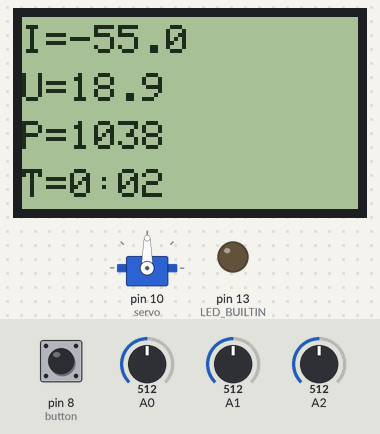
A sketch run on a simulated Arduino Uno, built with avr-gcc and run on an emulated ATmega328P. Parts: servo, 84×48 one-colour display, output pins drawn as LEDs (lit = HIGH). The inputs (shaded band) are chosen by the test bench; at power-on: pin 8 (button) HIGH, A0 = 512, A1 = 512, A2 = 512. What the sketch prints to the serial monitor is not drawn.

Above: at 2.7 s.
2.8 s: pin 8 (button) pulled LOW for 0.15 s
At 4.3 s:
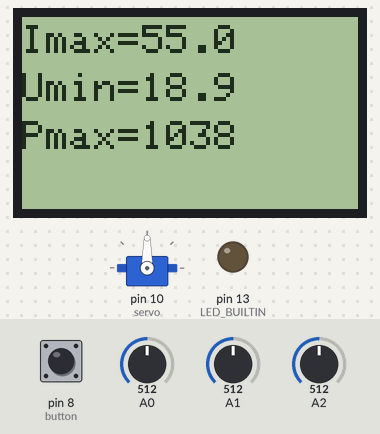
4.6 s: pin 8 (button) pulled LOW for 1 s
At 7.9 s:
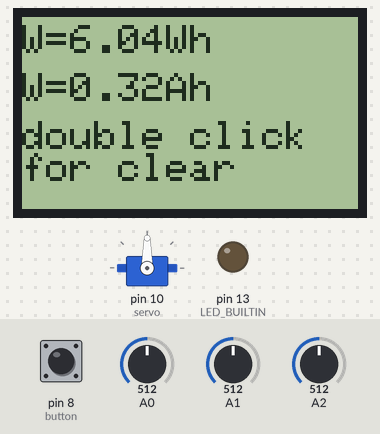
8.0 s: pin 8 (button) pulled LOW for 0.15 s
At 10.6 s:
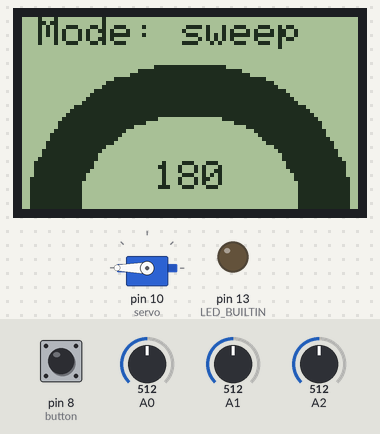
11.1 s: pin 8 (button) pulled LOW for 0.15 s
At 11.78 s:
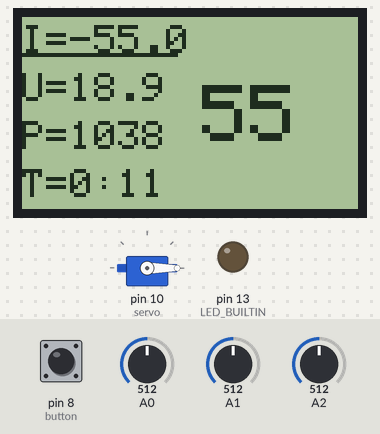
11.8 s: A0 set to 490
At 12.62 s:
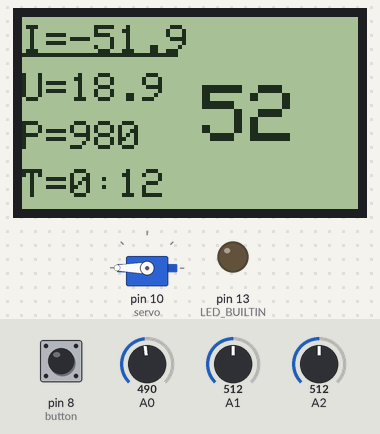
14.8 s: A1 set to 490
At 15.3 s:
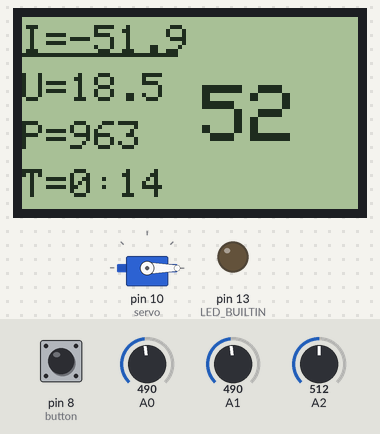
Timing chart, 0 to 17.4 s (numbered marks = the images above; inputs shaded):
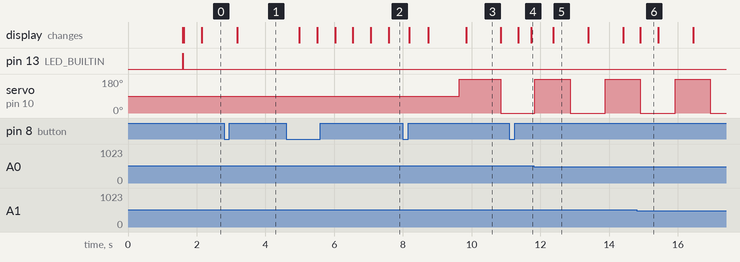

Measured:
- after the input at 2.8 s, the display: changes after 0.38 s (image 1)
- after the input at 4.6 s, the display: first changes after 0.39 s (image 2 shows a later state)
- after the input at 8.0 s, servo on pin 10 (servo): 90° → 180° after 1.6 s, → 0° 1.2 s later; the display: first changes after 0.18 s (image 3 shows a later state)
- after the input at 11.1 s, the display: first changes after 0.26 s (image 4 shows a later state)
- what the display in image 3 shows lasts 1.0 s, from 9.8 s to 10.8 s
- what the display in image 6 shows lasts 0.5 s, from 14.9 s to 15.4 s

The sketch:

PowerMeter.ino
```cpp
/*
  RC Power Meter
  wyfinger@yahoo.com, 2019

*/

#include <stdio.h>
#include <SPI.h>
#include <Servo.h>
#include <OneButton.h>
#include <Adafruit_GFX.h>
#include <Adafruit_PCD8544.h>

// Software SPI (slower updates, more flexible pin options):
// pin 7 - Serial clock out (SCLK)
// pin 6 - Serial data out (DIN)
// pin 5 - Data/Command select (D/C)
// pin 4 - LCD chip select (CS)
// pin 3 - LCD reset (RST)
Adafruit_PCD8544 display = Adafruit_PCD8544(6, 5, 4, 3, 2);
OneButton button = OneButton(8, HIGH);
Servo servo;

float valCurrent    = 0;    float valMaxCurrent = 0;   // Ampere
float valAbsCurrent = 0;
float valVoltage    = 0;    float valMinVoltage = 100; // Volts
float valPower      = 0;    float valMaxPower   = 0;   // Watts
float valAh         = 0;                               // Ampere * Hour
float valWh         = 0;                               // Watt * Hour
long  valTime       = 0;                               // mills

byte  screenNo = 0;
byte  itemNo = 0;
byte  servoMode = 0;
byte  valServo = 0;
byte  servoDir = 0;

long  stmScreenUpdate = 0;
long  stmButton = 0;
long  stmMeasure = 0;
long  stmSendData = 0;
long  stmServo = 0;

long avgCurrent[5];
long avgVoltage[5];

int val, test;

// the setup function runs once when you press reset or power the board
void setup() {
  pinMode(LED_BUILTIN, OUTPUT);
  pinMode(8, INPUT);
  digitalWrite(8, HIGH);
  pinMode(10, OUTPUT);
  pinMode(A0, INPUT);
  pinMode(A1, INPUT);
  pinMode(A2, INPUT);
  //
  servo.attach(10);
  //button.setDebounceTicks(20);
  //button.setClickTicks(50);
  //button.setPressTicks(500);
  button.attachClick(shortClick);
  button.attachDoubleClick(doubleClick);
  button.attachPress(longClick);
  //
  for (int i=0; i<sizeof(avgCurrent)/sizeof(avgCurrent[0]); i++) {
    avgCurrent[i] = 0;
    avgVoltage[i] = 0;
  }
  //
  display.begin();
  display.setContrast(50);
  drawSplash();
  delay(1500);
  //
  Serial.begin(9600);
  Serial.println("PowerMeter");
  Serial.println("Use SerialPlot to log values (https://bitbucket.org/hyOzd/serialplot)");
  Serial.println("----");
}

// the loop function runs over and over again forever
void loop() {
  checkButton();
  updateScreen(false);
  sendData();
  checkMeasurement();
  checkServo();
}

void checkMeasurement() {
  // check measuremet current and voltage
  if (millis() - stmMeasure > 50) {
    int C = analogRead(A0);
    int V = analogRead(A1);
    for (int i=sizeof(avgCurrent)/sizeof(avgCurrent[0])-1; i>=1; i--) {  // push data right
      avgCurrent[i] = avgCurrent[i-1];
      avgVoltage[i] = avgVoltage[i-1];
    }
    avgCurrent[0] = C;
    avgVoltage[0] = V;
    C = 0;
    V = 0;
    for (int i=0; i<sizeof(avgCurrent)/sizeof(avgCurrent[0]); i++) {  // calc sum of avg window
      C = C+avgCurrent[i];
      V = V+avgVoltage[i];
    }
    // calculate main electrical values? calibration si here
    valCurrent = (580-C)/36.0;
    valCurrent = (-0.1 < valCurrent) && (valCurrent < 0.1) ? 0 : valCurrent;
    valAbsCurrent = abs(valCurrent);
    valVoltage = V/135.6832;
    valPower = valAbsCurrent * valVoltage;
    // min / max
    if (valAbsCurrent > valMaxCurrent)  valMaxCurrent = valAbsCurrent;
    if ((valVoltage < valMinVoltage) && (valVoltage > 1))  valMinVoltage = valVoltage;
    if (valPower > valMaxPower)  valMaxPower = valPower;
    if (avgCurrent[4] == 0) { // avg window are clear
      valMaxCurrent = 0;
      valMinVoltage = 100;
      valMaxPower = 0;
    }
    // accumulating
    if (valAbsCurrent >= 0.1) {
      int mill = (millis() - stmMeasure); // time chank
      valTime = valTime + mill;
      valAh = valAh + (mill/1000.0 * valAbsCurrent) / 1000.0;
      valWh = valWh + (mill/1000.0 * valAbsCurrent * valVoltage) / 1000.0;
    }
    stmMeasure = millis();
  }
}

void clearSummVals() {
  valMaxCurrent = 0;
  valMinVoltage = 100;
  valMaxPower = 0;
  valTime = 0;
  valAh = 0;
  valWh = 0;
}

void checkButton() {
  // check button, short or long press
  int state;
  if (millis() - stmButton > 10) {
    button.tick();
    stmButton = millis();
    }
}

void checkServo() {
  // check servo
  byte newServo;
  if (millis() - stmServo > (servoMode == 1 ? 1000 : 50)) { // 1 sec for discrete sweep
    switch (servoMode) {
      case 0:  // knob
        newServo = map(analogRead(A2), 0, 1023, 0, 180);  // potentiomener pin
        break;
      case 1: // sweep
        newServo = valServo == 180 ? 0 : 180; // discrete
        /*if (servoDir == 0) {
          newServo = valServo + 5;
          if (newServo == 180) servoDir = 1;
        } else {
          newServo = valServo - 5;
          if (newServo == 0) servoDir = 0;
        } */
        break;
      case 2: // center
        newServo = 90;
        break;
    }
    if (newServo != valServo) {
      valServo = newServo;
      servo.write(valServo);
      updateScreen(true);
    }
    stmServo = millis();
    }
}

void sendData() {
  // send data to USB/Serial
  if (millis() - stmSendData > 250) {
    digitalWrite(LED_BUILTIN, HIGH);
    // [Current],[Voltage],[Voltage],[Power],[Ah],[Wh],[Servo]
    Serial.println(String(valCurrent)+","+String(valVoltage)+","+String(valPower)+","+String(valAh)+","+String(valWh)+","+String(valServo));
    digitalWrite(LED_BUILTIN, LOW);
    stmSendData = millis();
  }
}

void drawSplash() {
  display.clearDisplay();
  display.setTextSize(1);
  display.setTextColor(WHITE, BLACK);
  display.setCursor(6,8);    display.print("            ");
  display.setCursor(6,16);   display.print(" PowerMeter ");
  display.setCursor(6,24);   display.print("            ");
  display.setTextColor(BLACK);
  display.setCursor(9,36);
  display.print("by Wyfinger");
  display.display();
}

String calcTimeStr(long time) {
  byte m,s;
  m = time / 60000;
  s = (time - m*60000) / 1000;
  return String(m) + ':' + (s>9 ? String(s) : "0"+String(s));
}

void drawScreen0() {
  // Current, Voltage, Power and Time
  char ch[8];

  display.clearDisplay();
  display.setTextSize(1);
  display.setCursor(0,2);  dtostrf(valCurrent, 2, 1, ch); display.print("I=" + String(ch));
  display.setCursor(0,14); dtostrf(valVoltage, 2, 1, ch); display.print("U=" + String(ch));
  display.setCursor(0,26);  display.print("P=" + String(round(valPower)));
  display.setCursor(0,38);  display.print("T=" + calcTimeStr(valTime));
  display.setTextSize(2);
  display.setCursor(45,17); // show params with large text size
  switch (itemNo) {
    case 0: // display items are not selected
      break;
    case 1:
      display.print(String(abs(round(valCurrent)))); // show absolute Current
      display.drawLine(0, 9, 38, 9, BLACK);
      break;
    case 2:
      display.print(String(round(valVoltage)));
      display.drawLine(0, 21, 38, 21, BLACK);
      break;
    case 3:
      display.print(String(round(valPower)));
      display.drawLine(0, 33, 38, 33, BLACK);
      break;
    default:
      break;
  }
  display.display();
}

void drawScreen1() {
  // Max, Max Current, Voltage, Power
  char ch[8];
  // if Min Voltage = 100 (initial value) then display 0
  float mv = (valMinVoltage == 100) ? 0 : valMinVoltage;
  display.clearDisplay();
  display.setTextSize(1);
  display.setCursor(0,2);  dtostrf(valMaxCurrent, 2, 1, ch); display.print("Imax=" + String(ch));
  display.setCursor(0,14); dtostrf(mv, 2, 1, ch); display.print("Umin=" + String(ch));
  display.setCursor(0,26);  display.print("Pmax=" + String(round(valMaxPower)));
  display.display();
}

void drawScreen2() {
  // Energy
  char ch[8];
  display.clearDisplay();
  display.setTextSize(1);
  display.setCursor(0,2);  dtostrf(valWh, 2, 2, ch); display.print("W=" + String(ch) + "Wh");
  display.setCursor(0,14); dtostrf(valAh, 2, 2, ch); display.print("W=" + String(ch) + "Ah");
  display.setCursor(0,26); display.print("double click\nfor clear");
  display.display();
}

// x,y == coords of centre of arc
// start_angle = 0 - 359
// seg_count = number of 3 degree segments to draw (120 => 360 degree arc)
// rx = x axis radius
// yx = y axis radius
// w  = width (thickness) of arc in pixels
// colour = 16 bit colour value
// Note if rx and ry are the same an arc of a circle is drawn
int fillArc(int x, int y, int start_angle, int seg_count, int rx, int ry, int w, unsigned int colour) {
// https://forum.arduino.cc/index.php?topic=413186.0
  #define DEG2RAD 0.0174532925

  byte seg = 3; // Segments are 3 degrees wide = 120 segments for 360 degrees
  byte inc = 3; // Draw segments every 3 degrees, increase to 6 for segmented ring

  // Draw colour blocks every inc degrees
  for (int i = start_angle; i < start_angle + seg * seg_count; i += inc) {
    // Calculate pair of coordinates for segment start
    float sx = cos((i - 90) * DEG2RAD);
    float sy = sin((i - 90) * DEG2RAD);
    uint16_t x0 = sx * (rx - w) + x;
    uint16_t y0 = sy * (ry - w) + y;
    uint16_t x1 = sx * rx + x;
    uint16_t y1 = sy * ry + y;

    // Calculate pair of coordinates for segment end
    float sx2 = cos((i + seg - 90) * DEG2RAD);
    float sy2 = sin((i + seg - 90) * DEG2RAD);
    int x2 = sx2 * (rx - w) + x;
    int y2 = sy2 * (ry - w) + y;
    int x3 = sx2 * rx + x;
    int y3 = sy2 * ry + y;

    display.fillTriangle(x0, y0, x1, y1, x2, y2, colour);
    display.fillTriangle(x1, y1, x2, y2, x3, y3, colour);
  }
}

void drawScreen3() {
  // Servo tester
  display.clearDisplay();
  display.setCursor(4,0);
  display.print("Mode: ");
  switch (servoMode) {  // servo screen mode
      case 0:
        display.print("knob"); // potentiometer
        break;
      case 1:
        display.print("sweep");
        break;
      case 2:
        display.print("center");
        break;
  }
  fillArc(42, 48, -90, round(valServo/3.0), 40, 36, 12, BLACK);
  display.setCursor(33,36);  // 84x48
  display.print(valServo);
  display.display();
}

void updateScreen(bool immediately) {
  // update screen graphics every 500 ms
  if (immediately || (millis() - stmScreenUpdate > 500)) {
    switch (screenNo) {
      case 0:
        drawScreen0();
        break;
      case 1:
        drawScreen1();
        break;
      case 2:
        drawScreen2();
        break;
      case 3:
        drawScreen3();
        break;
    }
  stmScreenUpdate = millis();
  }
}

void shortClick() {
  switch (screenNo) {
    case 0 :   // main screen - select value to big font display: current, voltage, power
      itemNo = (itemNo == 3) ? 0 : itemNo + 1;
      break;
    case 3 :   // servo screen - knob / sweep / center
      servoMode = (servoMode == 2) ? 0 : servoMode + 1;
      break;
    default:
      break;
  }
  updateScreen(true);
}

void longClick() {
  // change screen
  screenNo = (screenNo == 3) ? 0 : screenNo + 1;
}

void doubleClick() {
  switch (screenNo) {
    case 0 :
      break;
    case 1 :
      break;
    case 2 :
      clearSummVals();
      break;
  }
  updateScreen(true);
}
```
